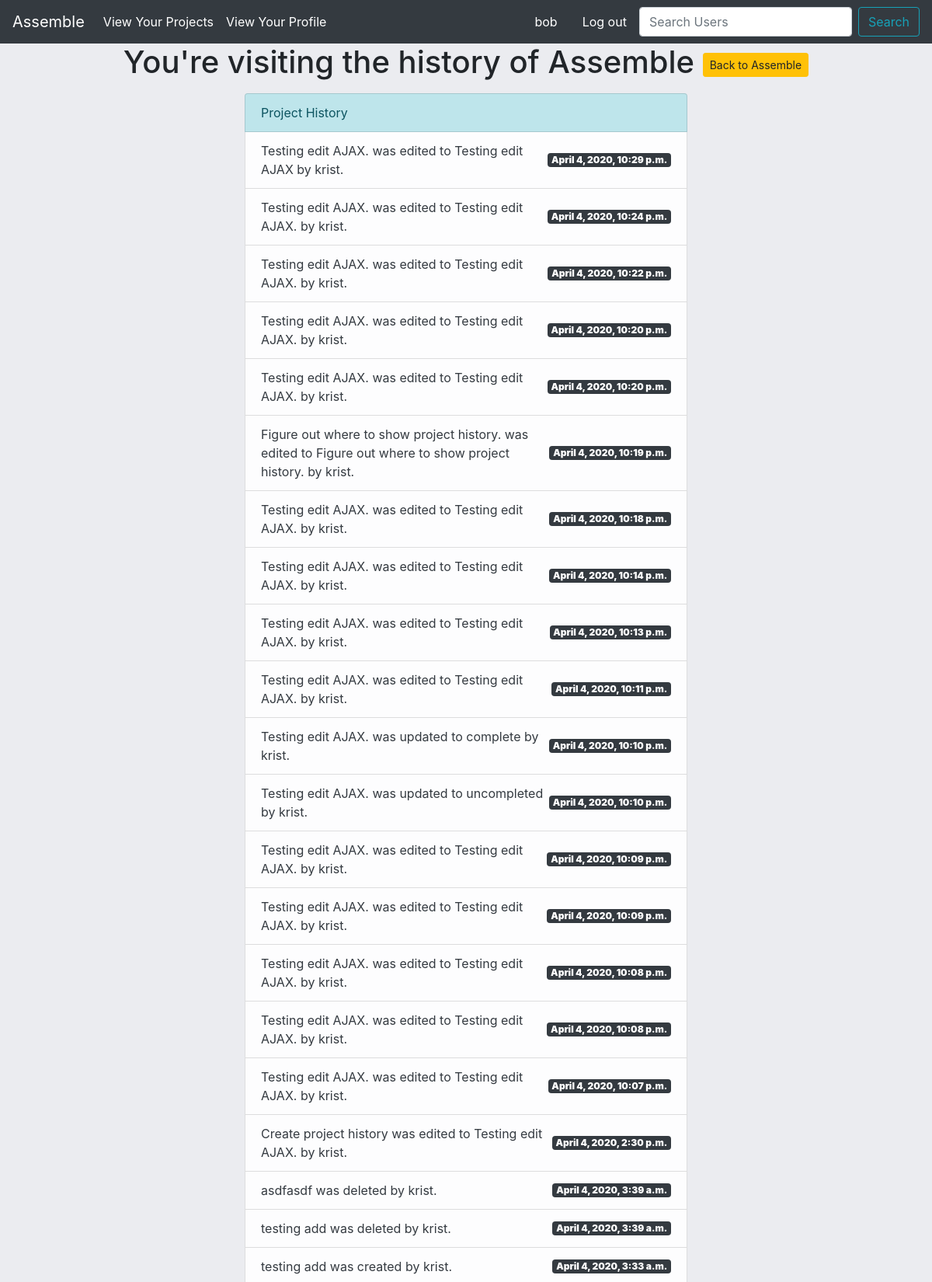
Screenshot of /project-list/project-detail/history/2/ (signed in, upper part) with the database file from the repository.
### assemble/models.py (models this page shows, shortened)
class Project(models.Model):
    name = models.CharField(max_length=60)
    description = models.TextField(max_length=400)
    user = models.ManyToManyField('Profile',blank=True)
    owner = models.ForeignKey('Profile',blank=True,on_delete=models.CASCADE,related_name="creator")
    slug = models.SlugField(max_length=100,unique=True,blank=True,null=True)
    completed= models.BooleanField(default=False)

class ProjectHistory(models.Model):
    previous_field = models.CharField(max_length=200,blank=True)
    updated_field = models.CharField(max_length=200,blank=True)
    date_changed = models.DateTimeField(auto_now_add=True)
    status = models.CharField(max_length=20,null=True)
    user = models.CharField(max_length=100,null=True,blank=True)
    project = models.ForeignKey(Project,on_delete=models.CASCADE)
    list_string = None
    def __init__(self,*args,**kwargs):
        super(ProjectHistory,self).__init__(*args,**kwargs)
        self.create_history_string()
    """
    pre_save(sender,instance,raw,using,update_fields):
    This is sent at the beginning of a model's save method
        sender- the model class
        instance- the actual instance being saved
        raw - A boolean; True if the model is saved exactly as presented
        using- the database alias being used
        update_fields - the set of fields to update as passed to Model.save() or None if update_fields wasn't passed.

    post_save(sender,instance,raw,using,update_fields)
    This is sent at the end of the save method
        sender - the model class
        instance- the actual instance being saved
        created  -  A boolean, True if a new record is created
        raw - same as pre_save
        using - ""
        updated_fields - ""

    pre_delete(sender,instance,using):
    Sent at the beginning of a models delete() method and a queryset's delete() method

        sender- the model class
        instance - the actual instance being deleted
        using - ""

    post_delete(sender,instance,using):
    Sent at the end of a model's delete() and a queryset's delete9) method.

        sender - the model class
        instance - the actual instance being deleted. Note that the object will no longer be in the database.
        using - the database alias being used

    m2m_changed(sender,instance,action,reverse,model,pk_set,using):
    Sent when a ManyToManyField is changed on a model instance. Strictly speaking, this is not a model signal since it is sent by the ManyToManyField, but it complements the pre_save/post_save and pre_delete/post_delete when it comes to tracking changes to models.

        sender - The immediate model calss describing the ManyToManyField. This class is automatically created when a many-to-many field is defined; you can access it using thr though attribute on the many-to-many-field.
        instance- the instance whose many-to-many relation is updated. This can be an instance of the sender, or of the class the m2m is related to.
        action- a string indicating the type of update that is done to the relationship.
            "pre_add" - sent before one or more objects are added to the relation.
            "post_add" - sent after one or more objects are added to the relation.
            "pre_remove" - sent ebfore one or more objects are removed from the relation.
    """
    def create_history_string(self):
        if self.status == "deleted":
            self.list_string= f"{self.previous_field} was {self.status} by {self.user}."
        elif self.status == "edited":
            self.list_string= f"{self.previous_field} was {self.status} to {self.updated_field} by {self.user}."
        elif self.status == "updated to true":
            self.list_string = f"{self.previous_field} was updated to complete by {self.user}."
        elif self.status == "updated to false":
            self.list_string = f"{self.previous_field} was updated to uncompleted by {self.user}."
        elif self.status == "created":
            self.list_string= f"{self.previous_field} was created by {self.user}."

### assemble/views.py (the view)
# urls.py: path('project-list/project-detail/history/<pk>/',history_view,name='project-history'),
def history_view(request,pk):
    project = Project.objects.get(id=pk)
    render_list = ProjectHistory.objects.filter(project__id = pk).order_by('-date_changed')
    context={
        'project':project,
        'render_list':render_list
    }
    return render(request,'assemble/history.html',context)

### templates/assemble/history.html
{% extends 'assemble/base.html' %}
{% block content %}
<h1 class="text-center">You're visiting the history of {{project.name}} <a href="{% url 'project-detail' project.slug %}" class="btn btn-sm btn-warning">Back to {{project.name}}</a></h1>
<div class="row justify-content-center mt-3">
    <div class="col-sm-6">
        <ul class="list-group">
            <li class="list-group-item list-group-item-info">Project History</li>
            {% if render_list == 0 %}
                <li class="list-group-item list-group-item-danger text-dark d-flex justify-content-between align-items-center">
                    You haven't made any changes to your project yet! Try adding some components and breaking down your project
                    to get started.
                </li>
            {% else %}
                {% for record in render_list %}
                    <li class="list-group-item list-group-item-light text-dark d-flex justify-content-between align-items-center">
                        {{ record.list_string }}
                        <span class="badge badge-dark">
                            <strong>{{record.date_changed}}</strong>
                        </span>
                    </li>
                {% endfor %}
            {% endif %}
        </ul>
    </div>
</div>
{% endblock content %}

### templates/assemble/navbar_horizontal.html (shortened to what this page needs)
<nav class="navbar sticky-top navbar-expand-lg navbar-light bg-dark">
    <a class="navbar-brand text-white" href="{% url 'home' %}">
        Assemble
    </a>
    <ul class="navbar-nav mr-auto">
        {% if not user.is_authenticated %}
            <li class="nav-item">
                <a class="nav-link text-white" href="{% url 'login' %}">Login</a>
            </li>
            <li class="nav-item">
                <a class="nav-link text-white" href="{% url 'sign-up' %}">Sign up</a>
            </li>
        </ul>
        {% else %}
            <li class="nav-item">
                <a class="nav-link text-white" href="{% url 'project-list' %}">
                    View Your Projects
                </a>
            </li>
            <li class="nav-item">
                <a class="nav-link text-white" href="{% url 'profile' %}">
                    View Your Profile
                </a>
            </li>
        </ul>
        <a class="nav-link disabled navbar-text text-white">{{ user.username }}</a>
        <a class="nav-link text-white navbar-text" href="{% url 'logged_out' %}">Log out</a>
        <form class="form-inline" method="post" action="{% url 'search-user' %}">
            <input class="form-control mr-sm-2" name="username" type="search" placeholder="Search Users" aria-label="Search">
            <button class="btn btn-outline-info my-2 my-sm-0" type="submit">Search</button>
        </form>
        {% endif %}
</nav>

### rows the page displays
Project: name "Assemble"
ProjectHistory: list_string "Testing edit AJAX. was edited to Testing edit AJAX by krist.", date_changed "April 4, 2020, 10:29 p.m."
ProjectHistory: list_string "Testing edit AJAX. was edited to Testing edit AJAX. by krist.", date_changed "April 4, 2020, 10:24 p.m."
ProjectHistory: list_string "Testing edit AJAX. was edited to Testing edit AJAX. by krist.", date_changed "April 4, 2020, 10:22 p.m."
ProjectHistory: list_string "Testing edit AJAX. was edited to Testing edit AJAX. by krist.", date_changed "April 4, 2020, 10:20 p.m."
ProjectHistory: list_string "Testing edit AJAX. was edited to Testing edit AJAX. by krist.", date_changed "April 4, 2020, 10:20 p.m."
ProjectHistory: list_string "Figure out where to show project history. was edited to Figure out where to show project history. by krist.", date_changed "April 4, 2020, 10:19 p.m."
ProjectHistory: list_string "Testing edit AJAX. was edited to Testing edit AJAX. by krist.", date_changed "April 4, 2020, 10:18 p.m."
ProjectHistory: list_string "Testing edit AJAX. was edited to Testing edit AJAX. by krist.", date_changed "April 4, 2020, 10:14 p.m."
ProjectHistory: list_string "Testing edit AJAX. was edited to Testing edit AJAX. by krist.", date_changed "April 4, 2020, 10:13 p.m."
ProjectHistory: list_string "Testing edit AJAX. was edited to Testing edit AJAX. by krist.", date_changed "April 4, 2020, 10:11 p.m."
ProjectHistory: list_string "Testing edit AJAX. was updated to complete by krist.", date_changed "April 4, 2020, 10:10 p.m."
ProjectHistory: list_string "Testing edit AJAX. was updated to uncompleted by krist.", date_changed "April 4, 2020, 10:10 p.m."
ProjectHistory: list_string "Testing edit AJAX. was edited to Testing edit AJAX. by krist.", date_changed "April 4, 2020, 10:09 p.m."
ProjectHistory: list_string "Testing edit AJAX. was edited to Testing edit AJAX. by krist.", date_changed "April 4, 2020, 10:09 p.m."
ProjectHistory: list_string "Testing edit AJAX. was edited to Testing edit AJAX. by krist.", date_changed "April 4, 2020, 10:08 p.m."
ProjectHistory: list_string "Testing edit AJAX. was edited to Testing edit AJAX. by krist.", date_changed "April 4, 2020, 10:08 p.m."
ProjectHistory: list_string "Testing edit AJAX. was edited to Testing edit AJAX. by krist.", date_changed "April 4, 2020, 10:07 p.m."
ProjectHistory: list_string "Create project history was edited to Testing edit AJAX. by krist.", date_changed "April 4, 2020, 2:30 p.m."
ProjectHistory: list_string "asdfasdf was deleted by krist.", date_changed "April 4, 2020, 3:39 a.m."
ProjectHistory: list_string "testing add was deleted by krist.", date_changed "April 4, 2020, 3:39 a.m."
ProjectHistory: list_string "testing add was created by krist.", date_changed "April 4, 2020, 3:33 a.m."

### other values shown
{{ user.username }} "bob"
